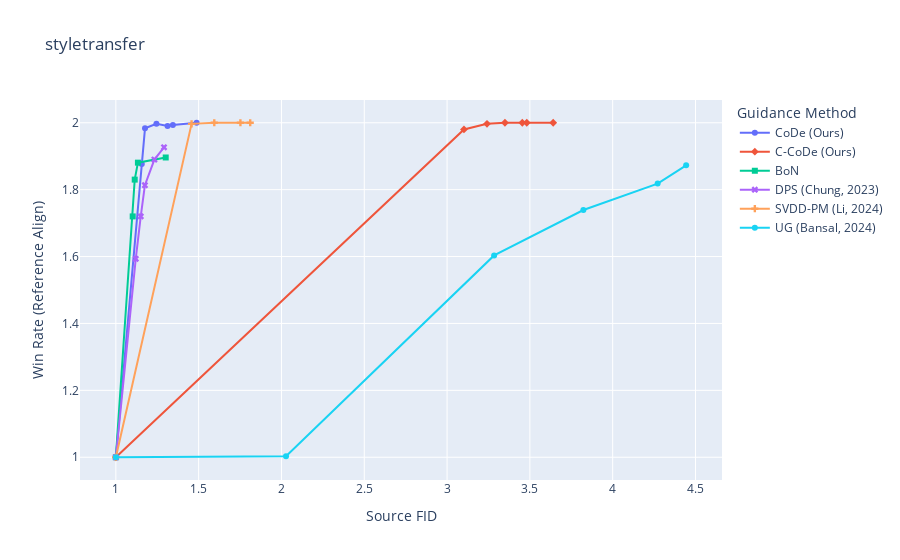

This figure's notebook cell:
### Code cell
import plotly.express as px

div = 'win_rate' # 'exp_rew', 'win_rate'
perf = 'fid' # 'fid', 'mmd', 'kl'

custom_data = ['exp_rew', 'cmmd', 'fid', 'win_rate', 'clipscore', 'clipwinrate', 'ref_fid', 'ref_cmmd', 'gram', 'param']

g = px.line(plot_results_selected, x=perf, y=div, color='method', symbol='method', markers=['o', '^'],
            labels={
                     "exp_rew": f"{'(Normalized)' if normalize else ''} Image Alignment",
                     "kl": "KL Divergence",
                     "fid": "Source FID",
                     "cmmd": "Source CMMD",
                     "ref_fid": "Reference FID",
                     "ref_cmmd": "Reference CMMD",
                     "win_rate": "Win Rate (Reference Align)",
                     "method": "Guidance Method",
                     "clipscore": "T-CLIP",
                     "clipwinrate": "Win Rate (Text Align)",
                     "gram": "I-Gram"
                 },
            custom_data=custom_data,
            title=task
            )

g.update_traces(
    hovertemplate="<br>".join([
        "Expected Rewards: %{customdata[0]}",
        "FID: %{customdata[2]}",
        "CMMD: %{customdata[1]}",
        "Win Rate (Reference Align): %{customdata[3]}",
        "Clipscore: %{customdata[4]}",
        "Win Rate (Text Align): %{customdata[5]}",
        "Target FID: %{customdata[6]}",
        "Target CMMD: %{customdata[7]}",
        "Gram: %{customdata[8]}",
        "Params: %{customdata[9]}",
    ])
)

g.show()

### Figure 1 — Plotly figure (JSON) as saved in the notebook; plotly's stock layout.template omitted (floating-point values rounded to 4 significant figures)
{"data": [{"customdata": [[1, 1, 1, 1, 1, 1, 1, 1, 1, ""], [1.18, 2.45, 1.157, 1.877, 1.003, 1.023, 0.9871, 0.9647, 1.131, "5_b5"], [1.235, 3.284, 1.176, 1.983, 1.001, 1.013, 0.9559, 0.957, 1.229, "10_b5"], [1.272, 4.106, 1.245, 1.997, 1.001, 1.023, 0.9539, 0.9349, 1.273, "20_b5"], [1.292, 4.705, 1.312, 1.99, 1.0, 0.97, 0.9478, 0.9308, 1.312, "30_b5"], [1.308, 5.052, 1.344, 1.993, 1.002, 1.017, 0.9503, 0.9268, 1.305, "40_b5"], [1.346, 7.403, 1.488, 2, 1.001, 0.95, 0.9363, 0.9051, 1.423, "100_b5"]], "hovertemplate": "Expected Rewards: %{customdata[0]}<br>FID: %{customdata[2]}<br>CMMD: %{customdata[1]}<br>Win Rate (Reference Align): %{customdata[3]}<br>Clipscore: %{customdata[4]}<br>Win Rate (Text Align): %{customdata[5]}<br>Target FID: %{customdata[6]}<br>Target CMMD: %{customdata[7]}<br>Gram: %{customdata[8]}<br>Params: %{customdata[9]}", "legendgroup": "CoDe (Ours)", "line": {"color": "#636efa", "dash": "solid"}, "marker": {"symbol": "circle"}, "mode": "lines+markers", "name": "CoDe (Ours)", "orientation": "v", "showlegend": true, "type": "scatter", "x": [1, 1.157, 1.176, 1.245, 1.312, 1.344, 1.488], "xaxis": "x", "y": [1, 1.877, 1.983, 1.997, 1.99, 1.993, 2], "yaxis": "y"}, {"customdata": [[1, 1, 1, 1, 1, 1, 1, 1, 1, ""], [1.347, 71.19, 3.102, 1.98, 0.899, 0.3067, 0.8112, 0.7232, 2.638, "5_b5_r6"], [1.399, 74.03, 3.241, 1.997, 0.8926, 0.2833, 0.799, 0.7012, 2.722, "10_b5_r6"], [1.449, 78.77, 3.35, 2, 0.8784, 0.2733, 0.7638, 0.6788, 2.864, "20_b5_r6"], [1.465, 81.06, 3.454, 2, 0.8713, 0.1833, 0.7558, 0.6802, 2.918, "30_b5_r6"], [1.481, 81.18, 3.481, 2, 0.8665, 0.2, 0.7403, 0.6652, 2.947, "40_b5_r6"], [1.522, 84.45, 3.641, 2, 0.8572, 0.1667, 0.7162, 0.6367, 3.156, "100_b5_r6"]], "hovertemplate": "Expected Rewards: %{customdata[0]}<br>FID: %{customdata[2]}<br>CMMD: %{customdata[1]}<br>Win Rate (Reference Align): %{customdata[3]}<br>Clipscore: %{customdata[4]}<br>Win Rate (Text Align): %{customdata[5]}<br>Target FID: %{customdata[6]}<br>Target CMMD: %{customdata[7]}<br>Gram: %{customdata[8]}<br>Params: %{customdata[9]}", "legendgroup": "C-CoDe (Ours)", "line": {"color": "#EF553B", "dash": "solid"}, "marker": {"symbol": "diamond"}, "mode": "lines+markers", "name": "C-CoDe (Ours)", "orientation": "v", "showlegend": true, "type": "scatter", "x": [1, 3.102, 3.241, 3.35, 3.454, 3.481, 3.641], "xaxis": "x", "y": [1, 1.98, 1.997, 2, 2, 2, 2], "yaxis": "y"}, {"customdata": [[1, 1, 1, 1, 1, 1, 1, 1, 1, ""], [1.108, 1.575, 1.102, 1.72, 1.003, 1.043, 0.9879, 0.9815, 1.046, "10"], [1.133, 1.647, 1.114, 1.83, 1.001, 1.043, 0.9898, 0.9756, 1.06, "20"], [1.144, 1.94, 1.133, 1.881, 1.002, 1.005, 0.9835, 0.9976, 1.068, "30"], [1.146, 2.246, 1.301, 1.896, 0.9941, 1.02, 0.9808, 1.056, 1.072, "40"]], "hovertemplate": "Expected Rewards: %{customdata[0]}<br>FID: %{customdata[2]}<br>CMMD: %{customdata[1]}<br>Win Rate (Reference Align): %{customdata[3]}<br>Clipscore: %{customdata[4]}<br>Win Rate (Text Align): %{customdata[5]}<br>Target FID: %{customdata[6]}<br>Target CMMD: %{customdata[7]}<br>Gram: %{customdata[8]}<br>Params: %{customdata[9]}", "legendgroup": "BoN", "line": {"color": "#00cc96", "dash": "solid"}, "marker": {"symbol": "square"}, "mode": "lines+markers", "name": "BoN", "orientation": "v", "showlegend": true, "type": "scatter", "x": [1, 1.102, 1.114, 1.133, 1.301], "xaxis": "x", "y": [1, 1.72, 1.83, 1.881, 1.896], "yaxis": "y"}, {"customdata": [[1, 1, 1, 1, 1, 1, 1, 1, 1, ""], [1.101, 1.694, 1.12, 1.593, 0.9976, 0.95, 0.9966, 0.9851, 1.037, "05"], [1.134, 2.345, 1.15, 1.72, 0.9962, 0.96, 0.9937, 0.976, 1.053, "07"], [1.161, 3.108, 1.175, 1.813, 0.9924, 0.8533, 0.9832, 0.9638, 1.073, "09"], [1.196, 4.373, 1.233, 1.89, 0.9918, 0.8167, 0.9764, 0.9513, 1.09, "11"], [1.216, 5.461, 1.291, 1.927, 0.992, 0.86, 0.9719, 0.9335, 1.123, "13"]], "hovertemplate": "Expected Rewards: %{customdata[0]}<br>FID: %{customdata[2]}<br>CMMD: %{customdata[1]}<br>Win Rate (Reference Align): %{customdata[3]}<br>Clipscore: %{customdata[4]}<br>Win Rate (Text Align): %{customdata[5]}<br>Target FID: %{customdata[6]}<br>Target CMMD: %{customdata[7]}<br>Gram: %{customdata[8]}<br>Params: %{customdata[9]}", "legendgroup": "DPS (Chung, 2023)", "line": {"color": "#ab63fa", "dash": "solid"}, "marker": {"symbol": "x"}, "mode": "lines+markers", "name": "DPS (Chung, 2023)", "orientation": "v", "showlegend": true, "type": "scatter", "x": [1, 1.12, 1.15, 1.175, 1.233, 1.291], "xaxis": "x", "y": [1, 1.593, 1.72, 1.813, 1.89, 1.927], "yaxis": "y"}, {"customdata": [[1, 1, 1, 1, 1, 1, 1, 1, 1, ""], [1.35, 7.504, 1.457, 1.997, 1.003, 1.077, 0.9313, 0.9026, 1.373, "10_b1"], [1.401, 9.468, 1.594, 2, 1.0, 0.9933, 0.9302, 0.878, 1.423, "20_b1"], [1.414, 10.25, 1.752, 2, 0.9963, 0.9633, 0.9252, 0.875, 1.431, "30_b1"], [1.436, 10.93, 1.811, 2, 0.9972, 0.9233, 0.9311, 0.8645, 1.527, "40_b1"]], "hovertemplate": "Expected Rewards: %{customdata[0]}<br>FID: %{customdata[2]}<br>CMMD: %{customdata[1]}<br>Win Rate (Reference Align): %{customdata[3]}<br>Clipscore: %{customdata[4]}<br>Win Rate (Text Align): %{customdata[5]}<br>Target FID: %{customdata[6]}<br>Target CMMD: %{customdata[7]}<br>Gram: %{customdata[8]}<br>Params: %{customdata[9]}", "legendgroup": "SVDD-PM (Li, 2024)", "line": {"color": "#FFA15A", "dash": "solid"}, "marker": {"symbol": "cross"}, "mode": "lines+markers", "name": "SVDD-PM (Li, 2024)", "orientation": "v", "showlegend": true, "type": "scatter", "x": [1, 1.457, 1.594, 1.752, 1.811], "xaxis": "x", "y": [1, 1.997, 2, 2, 2], "yaxis": "y"}, {"customdata": [[1, 1, 1, 1, 1, 1, 1, 1, 1, ""], [0.9852, 17.59, 2.028, 1.003, 0.9799, 0.6587, 0.9933, 0.8294, 1.368, "1"], [1.216, 50.7, 3.284, 1.603, 0.9243, 0.361, 0.8891, 0.6619, 2.193, "3"], [1.334, 76.07, 3.823, 1.739, 0.8704, 0.1967, 0.7882, 0.5673, 2.694, "6"], [1.398, 91.13, 4.272, 1.818, 0.8186, 0.08667, 0.7259, 0.5029, 3.111, "12"], [1.426, 100.6, 4.444, 1.873, 0.794, 0.1052, 0.6988, 0.4572, 3.314, "24"]], "hovertemplate": "Expected Rewards: %{customdata[0]}<br>FID: %{customdata[2]}<br>CMMD: %{customdata[1]}<br>Win Rate (Reference Align): %{customdata[3]}<br>Clipscore: %{customdata[4]}<br>Win Rate (Text Align): %{customdata[5]}<br>Target FID: %{customdata[6]}<br>Target CMMD: %{customdata[7]}<br>Gram: %{customdata[8]}<br>Params: %{customdata[9]}", "legendgroup": "UG (Bansal, 2024)", "line": {"color": "#19d3f3", "dash": "solid"}, "marker": {"symbol": "circle"}, "mode": "lines+markers", "name": "UG (Bansal, 2024)", "orientation": "v", "showlegend": true, "type": "scatter", "x": [1, 2.028, 3.284, 3.823, 4.272, 4.444], "xaxis": "x", "y": [1, 1.003, 1.603, 1.739, 1.818, 1.873], "yaxis": "y"}], "layout": {"legend": {"title": {"text": "Guidance Method"}, "tracegroupgap": 0}, "title": {"text": "styletransfer"}, "xaxis": {"anchor": "y", "domain": [0, 1], "title": {"text": "Source FID"}}, "yaxis": {"anchor": "x", "domain": [0, 1], "title": {"text": "Win Rate (Reference Align)"}}}}
